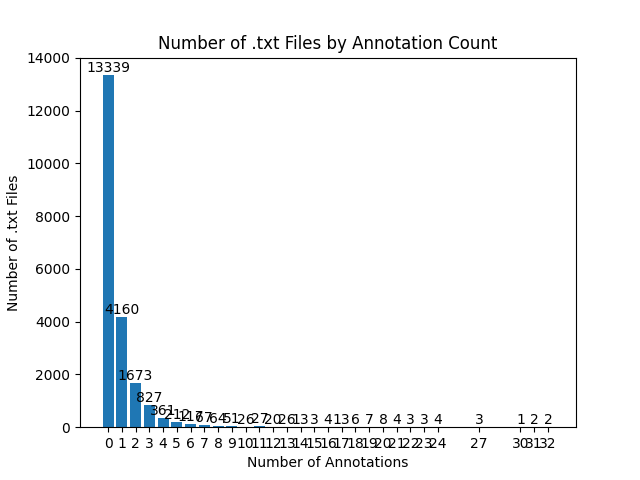

Here is the Python script that generated this plot:
import os
import matplotlib.pyplot as plt
from concurrent.futures import ThreadPoolExecutor
import argparse
from tqdm import tqdm

# 设置命令行参数解析器
parser = argparse.ArgumentParser(description='Count annotations in .txt files.')
parser.add_argument('--folder', type=str, default='/opt/data/private/LiaoWei/MCL/data/luzihan/labelTxt_0.05', help='Path to the folder containing .txt files')
parser.add_argument('--output', type=str, default='/opt/data/private/LiaoWei/MCL/tools/output.png', help='Output image file name')
args = parser.parse_args()

# 统计包含不同数量annotations的文件个数
annotation_counts = {}

def count_annotations(file_path):
    """读取文件并统计annotations的数量"""
    with open(file_path, 'r') as file:
        lines = file.readlines()
        return len(lines)

# 使用线程池来并行处理
with ThreadPoolExecutor() as executor:
    futures = []
    
    # 遍历文件夹中的所有文件
    for filename in os.listdir(args.folder):
        if filename.endswith('.txt'):
            file_path = os.path.join(args.folder, filename)
            futures.append(executor.submit(count_annotations, file_path))
    
    # 收集结果，使用tqdm显示进度
    for future in tqdm(futures, desc="Counting annotations"):
        num_annotations = future.result()
        if num_annotations not in annotation_counts:
            annotation_counts[num_annotations] = 0
        annotation_counts[num_annotations] += 1

# 准备数据用于绘图
x = sorted(annotation_counts.keys())  # X轴为不同的annotation数量
y = [annotation_counts[count] for count in x]  # Y轴为对应的文件个数

# 绘制柱状图
plt.bar(x, y)
plt.xlabel('Number of Annotations')
plt.ylabel('Number of .txt Files')
plt.title('Number of .txt Files by Annotation Count')
plt.xticks(x)  # 显示X轴刻度

# 在柱状图上显示数量
for i, count in enumerate(y):
    plt.text(x[i], count, str(count), ha='center', va='bottom')

# 保存图像到output.png
plt.savefig(args.output)

# 显示图像
plt.show()
